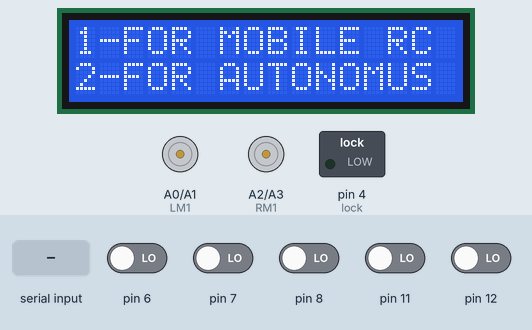
This sketch was run on a simulated Arduino Uno, built with avr-gcc and run on an emulated ATmega328P. On the bench: 16×2 character LCD, motor-driver pin pairs drawn as motors (green arrow = first pin HIGH = forward, orange = second pin HIGH = backward, longer = more drive, scaled by the enable pin), switched loads named in the sketch (green lamp = pin HIGH). The inputs (shaded band) are chosen by the test bench; at power-on: pin 6–8, pin 11, pin 12 LOW. What the sketch prints to the serial monitor is not drawn.

Above: at 4.3 s.
4.4 s: "2" received over Serial
At 5.5 s:
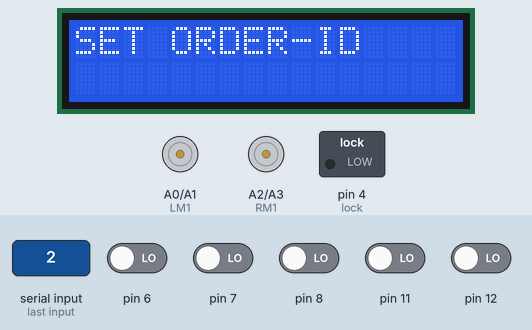
5.9 s: "1" received over Serial
At 6.5 s:
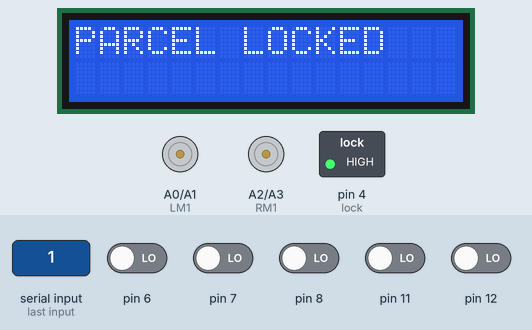
8.9 s: "F" received over Serial
At 9.4 s:
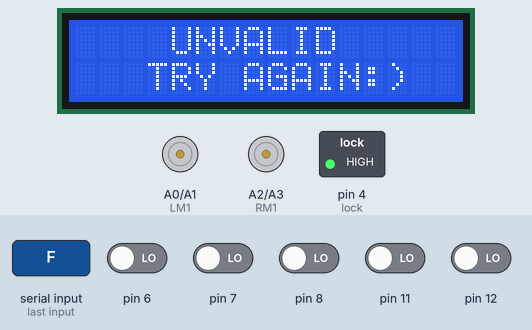
11.9 s: pin 6 driven HIGH
At 12.8 s:
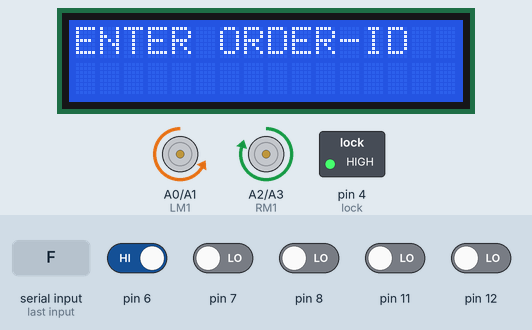
13.4 s: pin 8 driven HIGH
At 14.1 s:
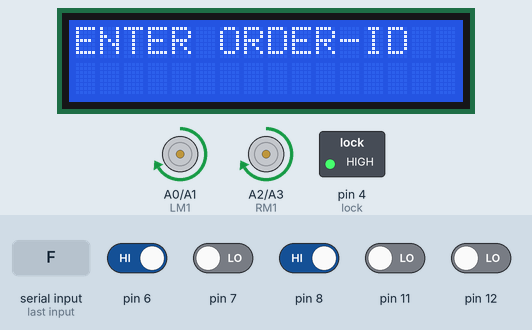
15.0 s: pin 8 driven LOW
At 16.3 s:
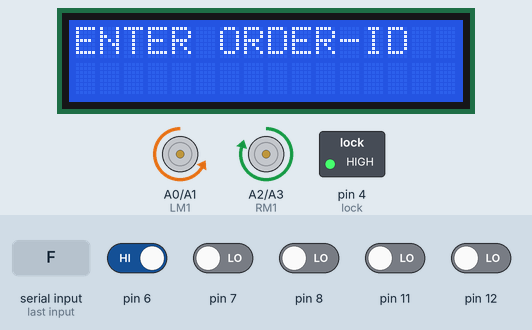
Timing chart, 0 to 17.5 s (numbered marks = the images above; inputs shaded):
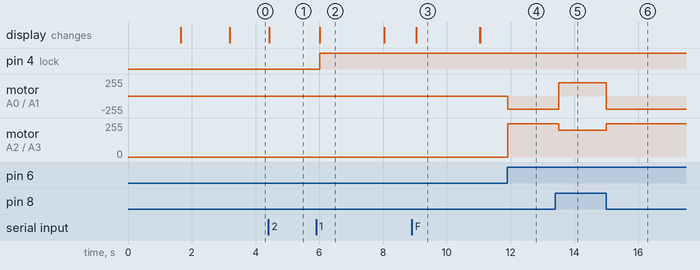

The sketch:

ROBOT.ino
```cpp
#include <LiquidCrystal_I2C.h>
LiquidCrystal_I2C lcd(0x27, 16, 2);
String pass="";
String otp="";

#define lock 4
#define LM1 A0//(brown) //+ve(out1)
#define LM2 A1//(red)
#define RM1 A2//(orange)  //+ve(out4)
#define RM2 A3//(yellow)

#define leftspeedcontrol 9 //brown
#define rightspeedcontrol 10//(yellow)

#define forwardspeed 200


//HC-SR04 Sensor connection
const int trigPin = 2;
const int echoPin = 3;

int sensor1=0;
int sensor2=0;
int sensor3=0;
int sensor4=0;
int sensor5=0;
char mode='0';
int sel=0;
char command;
void setup()
{
  // put your setup code here, to run once:
  pinMode(LM1,OUTPUT);
  pinMode(LM2,OUTPUT);
  pinMode(RM1,OUTPUT);
  pinMode(RM2,OUTPUT);
pinMode (11, INPUT);
pinMode (12, INPUT);
pinMode (8, INPUT);
pinMode (7, INPUT);
pinMode (6, INPUT);

pinMode(trigPin, OUTPUT);
pinMode(echoPin, INPUT);

  pinMode(leftspeedcontrol,OUTPUT);
  pinMode(rightspeedcontrol,OUTPUT);
  Serial.begin(9600);
   lcd.init();
  lcd.clear();
  lcd.backlight();
    lcd.setCursor(0,0);
  lcd.print(" SECURE DELIVERY");
delay(1500);
   lcd.init();
  lcd.clear();
  pinMode(lock,OUTPUT);
  digitalWrite(lock,LOW);
  selection();

   analogWrite(leftspeedcontrol,255);
analogWrite(rightspeedcontrol,255);
}
void loop() {
    while(sel==0){
  if(Serial.available()>0)
  {
     mode=Serial.read();
      Serial.println(mode);
  }
  if(mode=='1' ){
     lcd.clear();
  lcd.setCursor(0,0);
  lcd.print("MOBILE RC");
  sel=1;
  }
  if(mode=='2'){
     lcd.clear();
  lcd.setCursor(0,0);
  lcd.print("AUTONOMUS");
  sel=1;
  }
  }
    if(mode=='1')rccar();
    else if(mode=='2')  linefollow();

}
void rccar(){
  analogWrite(leftspeedcontrol,255);
analogWrite(rightspeedcontrol,255);
  if (Serial.available() > 0) {
   command = Serial.read();
    Serial.println(command);
    stop(); //Initialize with motors stoped.
    switch (command) {
      case 'F':
        forward();
        break;
      case 'B':
       back();
        break;
      case 'R':
       left();
        break;
      case 'L':
      right();
        break;
      case'S':
        stop();
        break;
}
}
}
void selection(){
  lcd.clear();
  lcd.setCursor(4,0);
  lcd.print("SELECT");
delay(1500);
 lcd.clear();
  lcd.setCursor(0,0);
  lcd.print("1-FOR MOBILE RC");
  lcd.setCursor(0,1);
  lcd.print("2-FOR AUTONOMUS");

}
void linefollow(){
  analogWrite(leftspeedcontrol,forwardspeed);
analogWrite(rightspeedcontrol,forwardspeed);
 sensor1= digitalRead(11);
sensor2= digitalRead(12);
sensor3= digitalRead(8);
sensor4= digitalRead(7);
sensor5= digitalRead(6);
//objectAvoid();
if(sensor1 == LOW && sensor2 == LOW && sensor3 == HIGH && sensor4 == LOW && sensor5 == LOW)
{
 Serial.println("MID sensor");
  // lcd.clear();
  //   lcd.setCursor(4,0);
  //   lcd.print("F");
forward();
}
//left tyre
else if((sensor1 == HIGH || sensor2 == HIGH) && (sensor3 == LOW && sensor4 == LOW && sensor5 == LOW))
{
    Serial.println("right sensor");
    //     lcd.clear();
    // lcd.setCursor(4,0);
    // lcd.print("R");
left();
 analogWrite(leftspeedcontrol,250);
analogWrite(rightspeedcontrol,200);
delay(800);
}
//sharp left tyre
else if((sensor1 == HIGH && sensor2 == HIGH) && (sensor3 == LOW && sensor4 == LOW && sensor5 == LOW)){
    Serial.println("both right sensor");
    //     lcd.clear();
    // lcd.setCursor(4,0);
    // lcd.print("SR");
left();
 analogWrite(leftspeedcontrol,250);
analogWrite(rightspeedcontrol,200);
while(digitalRead(8)==LOW){}
}
//right tyre
else if((sensor1 == LOW && sensor2 == LOW && sensor3 == LOW) && (sensor4 == HIGH || sensor5 == HIGH))
{
    Serial.println("left sensor");
    //  lcd.clear();
    // lcd.setCursor(4,0);
    // lcd.print("L");
right();
 analogWrite(leftspeedcontrol,200);
analogWrite(rightspeedcontrol,250);
delay(800);
}
//sharp right tyre
else if((sensor1 == LOW && sensor2 == LOW && sensor3 == LOW) && (sensor4 == HIGH && sensor5 == HIGH)){
   Serial.println("both left sensor");
    //    lcd.clear();
    // lcd.setCursor(4,0);
    // lcd.print("SL");
right();
 analogWrite(leftspeedcontrol,200);
analogWrite(rightspeedcontrol,250);
while(digitalRead(8)==LOW){}
}

//stop
else if((sensor1 == LOW && sensor2 == LOW && sensor3 == LOW && sensor4 == LOW && sensor5 == LOW)||(sensor1 == HIGH && sensor2 == HIGH && sensor3 == HIGH && sensor4 == HIGH && sensor5 == HIGH))
{
    //Serial.println("stop");
stop();
security();
}
else forward();
}
void stop(){
    digitalWrite(LM1, LOW);
    digitalWrite(LM2, LOW);
    digitalWrite(RM1, LOW);
    digitalWrite(RM2, LOW);
}
void forward()
{
    digitalWrite(LM1, HIGH);
    digitalWrite(LM2, LOW);
    digitalWrite(RM1, HIGH);
    digitalWrite(RM2, LOW);
}
void back()
{
    digitalWrite(LM1, LOW);
    digitalWrite(LM2, HIGH);
    digitalWrite(RM1, LOW);
    digitalWrite(RM2, HIGH);

}
void left()
{   digitalWrite(LM1, HIGH);
    digitalWrite(LM2, LOW);
    digitalWrite(RM1, LOW);
    digitalWrite(RM2, HIGH);

}
void right()
{
    digitalWrite(LM1, LOW);
    digitalWrite(LM2, HIGH);
    digitalWrite(RM1, HIGH);
    digitalWrite(RM2, LOW);
}
void objectAvoid() {
  digitalWrite(trigPin, LOW);
  delayMicroseconds(2);
  digitalWrite(trigPin, HIGH);
  delayMicroseconds(10);
  digitalWrite(trigPin, LOW);
  long duration = pulseIn(echoPin, HIGH);
  int distance = duration * 0.034 / 2;
  //Serial.print("Distance: ");
  //Serial.println(distance);

  if (distance <= 15) {
    // stop
     Serial.println("S");
    stop();
    objectAvoid();

  }
}

void security() {
  if(pass==""){
 // Serial.println("Set password");
  lcd.setCursor(0, 0);
  lcd.print("SET ORDER-ID");
  int i=0;
  char input[10];

  if(Serial.available()>0)
  {
     delay(100);
     while( Serial.available() && i< 9) {
        input[i++] = Serial.read();
     }
    input[i++]='\0';
     pass=input;
     //Serial.println("System LOck");
     lcd.clear();
      lcd.setCursor(0, 0);
     lcd.print("PARCEL LOCKED");
     digitalWrite(lock,HIGH);
     delay(2000);
     lcd.clear();
  }
  }
  if(pass!=""){
      //Serial.println("Enter OTP");
  lcd.setCursor(0, 0);
  lcd.print("ENTER ORDER-ID");
      int i=0;
      char input[10];

  if(Serial.available()>0)
  {
     delay(100);
     while( Serial.available() && i< 9) {
        input[i++] = Serial.read();
     }
     input[i++]='\0';
     otp= input;
     if(otp==pass){
    lcd.clear();
     lcd.setCursor(0, 0);
    lcd.print("PARCEL UNLOCKED");
    digitalWrite(lock,LOW);
     pass="";

     }
     else if(otp!=pass){//Serial.println("Wrong otp, Try again");
         lcd.clear();
    lcd.setCursor(4,0);
    lcd.print("UNVALID");
    lcd.setCursor(3,1);
    lcd.print("TRY AGAIN:)");
       i=0;
     }
     delay(2000);
     lcd.clear();
  }
  }
}
```

Measured:
- after the input at 4.4 s, the display: changes at once (image 1)
- after the input at 5.9 s, pin 4 (lock): LOW → HIGH after 0.12 s; the display: changes after 0.12 s (image 2)
- after the input at 8.9 s, the display: changes after 0.14 s (image 3)
- after the input at 11.9 s, motor on A0 (LM1) / A1 (LM2): stopped → backward 200/255 at once; motor on A2 (RM1) / A3 (RM2): stopped → forward 250/255 at once
- after the input at 13.4 s, motor on A0 (LM1) / A1 (LM2): backward 200/255 → forward 200/255 after 0.10 s; motor on A2 (RM1) / A3 (RM2): forward 250/255 → forward 200/255 after 0.10 s
- after the input at 15.0 s, motor on A0 (LM1) / A1 (LM2): forward 200/255 → backward 200/255 at once; motor on A2 (RM1) / A3 (RM2): forward 200/255 → forward 250/255 at once
- what the display in image 2 shows lasts 2.0 s, from 6.0 s to 8.0 s
